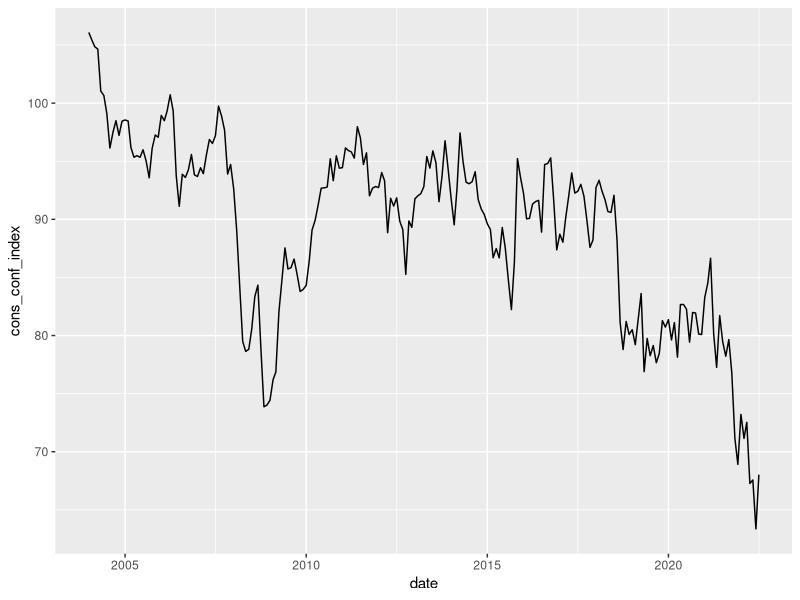
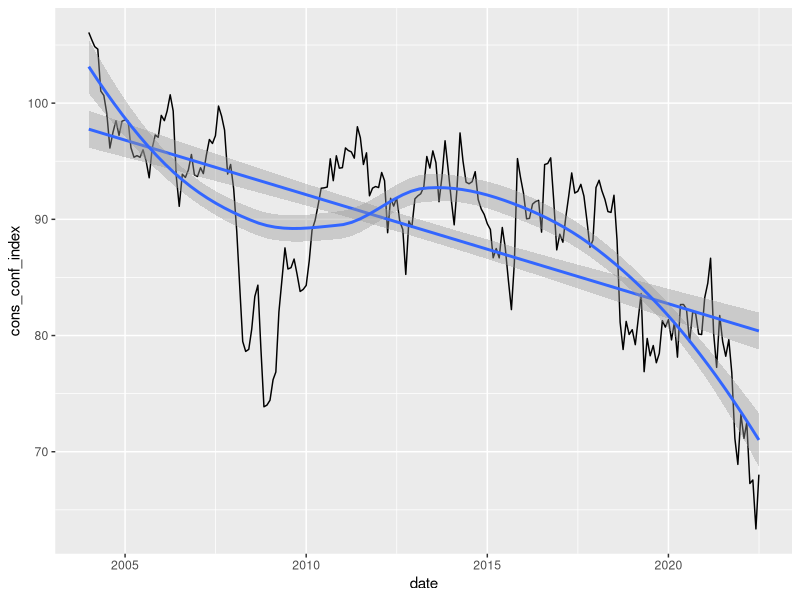
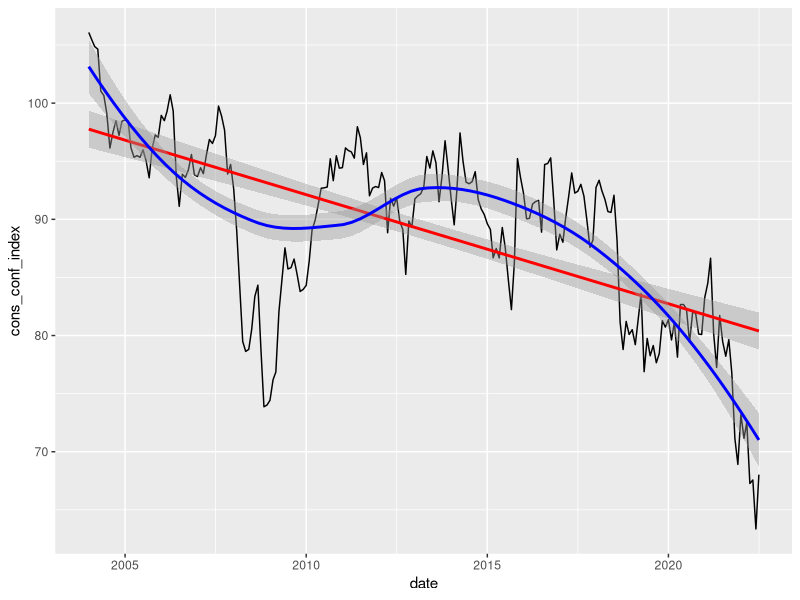
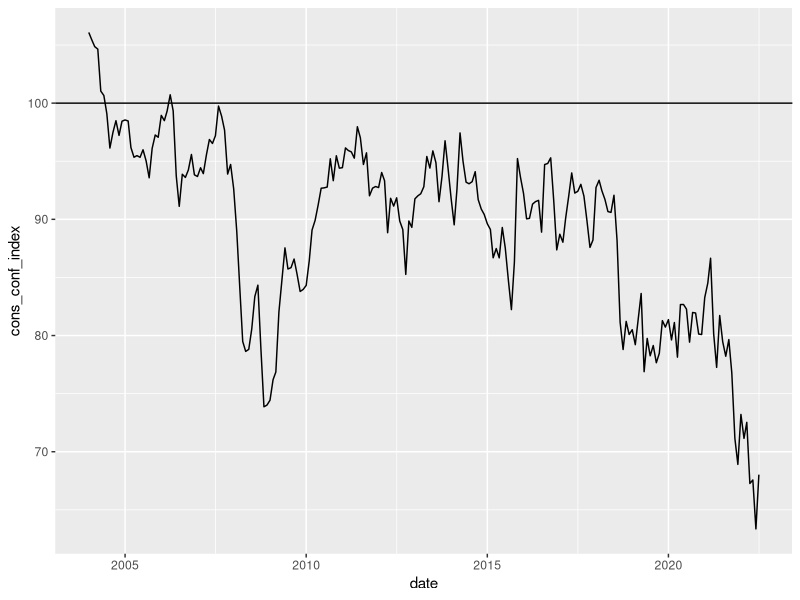
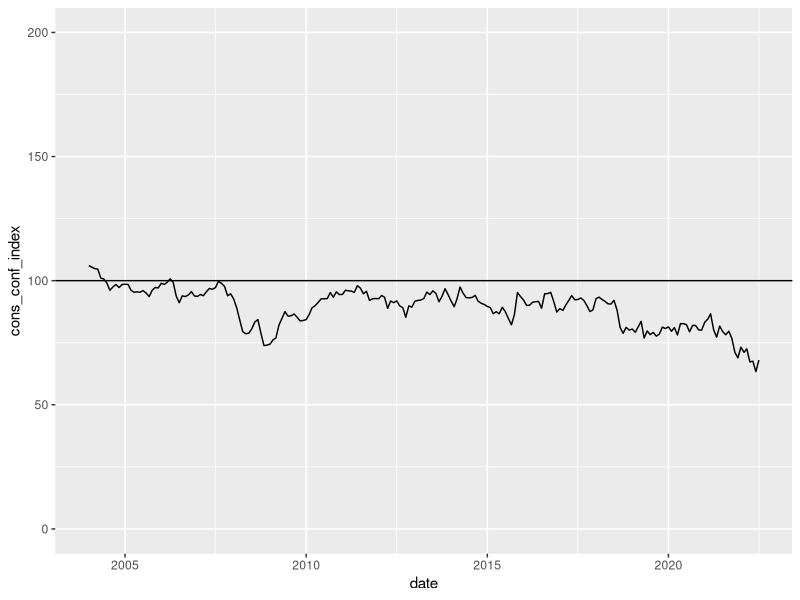
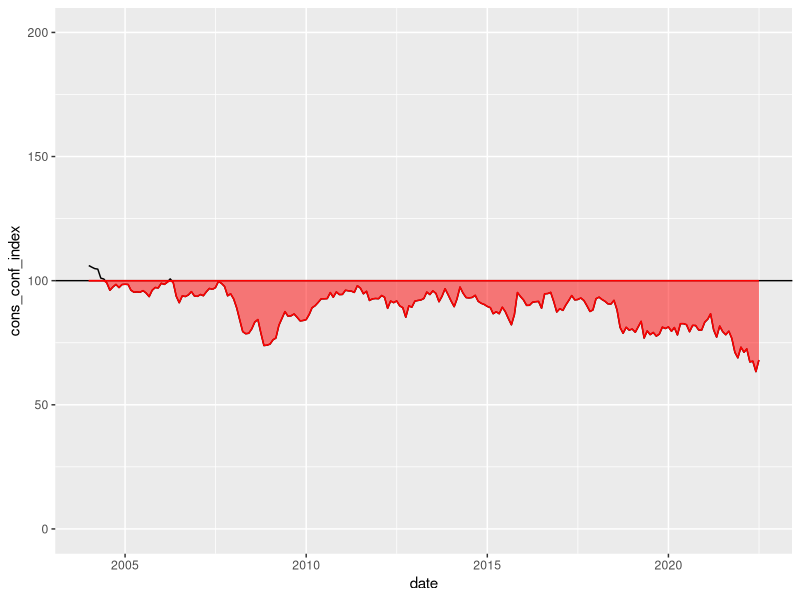
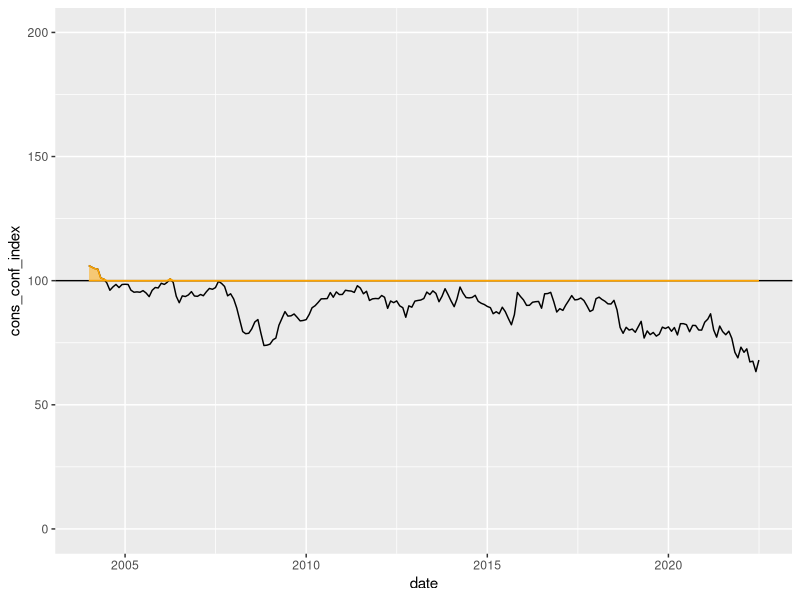
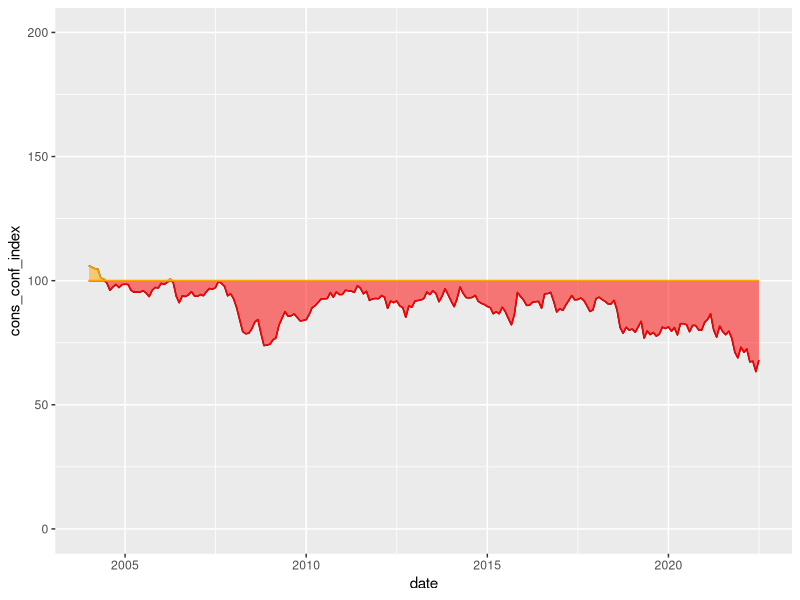

Source code (R) for these figures, in order:
## ---- chunk 1
knitr::opts_chunk$set(echo = TRUE)
## ---- chunk 2

library(tidyverse)

df <- readxl::read_excel("data.xls") %>% 
  mutate(date = as.Date(date))

ggplot(df, aes(x = date, y = cons_conf_index)) +
  geom_line()

## ---- chunk 3

ggplot(df, aes(x = date, y = cons_conf_index)) +
  geom_line() +
  geom_smooth(method = "lm") +
  geom_smooth(method = "loess")

## ---- chunk 4

ggplot(df, aes(x = date, y = cons_conf_index)) +
  geom_line() +
  geom_smooth(method = "lm", color = "red") +
  geom_smooth(method = "loess", color = "blue")

## ---- chunk 5

ggplot(df, aes(x = date, y = cons_conf_index)) +
  geom_line() +
  geom_hline(yintercept = 100)

## ---- chunk 6

ggplot(df, aes(x = date, y = cons_conf_index)) +
  geom_line() +
  geom_hline(yintercept = 100) +
  scale_y_continuous(limits = c(0,200))

## ---- chunk 7

df <- df %>% 
  mutate(
    IndexGroups = case_when(
      cons_conf_index > 100 ~ "Optimistic",
      cons_conf_index < 100 ~ "Pessimistic"
    )
  )

## ---- chunk 8

# Part - I

df$ymin_below <- pmin(df$cons_conf_index,100)
df$ymax_below <- 100

ggplot(df, aes(x = date, y = cons_conf_index)) +
  geom_line() +
  geom_hline(yintercept = 100) +
  scale_y_continuous(limits = c(0,200)) +
  geom_ribbon(
    aes(ymin = ymin_below, ymax = ymax_below),
    color = "red", #line
    fill = "red", #area
    alpha = .5 #transparency
  )

## ---- chunk 9

# Part - II

df$ymin_above <- 100
df$ymax_above <- pmax(df$cons_conf_index,100)

ggplot(df, aes(x = date, y = cons_conf_index)) +
  geom_line() +
  geom_hline(yintercept = 100) +
  scale_y_continuous(limits = c(0,200)) +
  geom_ribbon(
    aes(ymin = ymin_above, ymax = ymax_above),
    color = "orange", #line
    fill = "orange", #area
    alpha = .5 #transparency
  )

## ---- chunk 10

ggplot(df, aes(x = date, y = cons_conf_index)) +
  geom_line() +
  #geom_hline(yintercept = 100) + ---> We don't need this line anymore
  scale_y_continuous(limits = c(0,200)) +
  geom_ribbon(
    aes(ymin = ymin_below, ymax = ymax_below),
    color = "red", #line
    fill = "red", #area
    alpha = .5 #transparency
  ) +
  geom_ribbon(
    aes(ymin = ymin_above, ymax = ymax_above),
    color = "orange", #line
    fill = "orange", #area
    alpha = .5 #transparency
  )

## ---- chunk 11

ggplot(df, aes(x = date, y = cons_conf_index)) +
  geom_line() +
  #geom_hline(yintercept = 100) + ---> We don't need this line anymore
  scale_y_continuous(limits = c(0,200)) +
  geom_ribbon(
    aes(ymin = ymin_below, ymax = ymax_below),
    color = "red", #line
    fill = "red", #area
    alpha = .5 #transparency
  ) +
  geom_ribbon(
    aes(ymin = ymin_above, ymax = ymax_above),
    color = "orange", #line
    fill = "orange", #area
    alpha = .5 #transparency
  ) +
  ggthemes::theme_fivethirtyeight()

## ---- chunk 12

ggplot(df, aes(x = date, y = cons_conf_index)) +
  geom_line() +
  #geom_hline(yintercept = 100) + ---> We don't need this line anymore
  scale_y_continuous(limits = c(0,200)) +
  geom_ribbon(
    aes(ymin = ymin_below, ymax = ymax_below),
    color = "red", #line
    fill = "red", #area
    alpha = .5 #transparency
  ) +
  geom_ribbon(
    aes(ymin = ymin_above, ymax = ymax_above),
    color = "orange", #line
    fill = "orange", #area
    alpha = .5 #transparency
  ) +
  ggthemes::theme_fivethirtyeight() +
  labs(
    title = "Turkish Consumer Confidence",
    subtitle = paste0(
      format(min(df$date),"%Y/%m"),
      "-",
      format(max(df$date),"%Y/%m")
    ), # To make it dynamic
    caption = "The data were collected from TURKSTAT"
  ) +
  theme(
    plot.subtitle = element_text(face = "italic", size = 10),
    plot.caption = element_text(face = "italic")
  )

